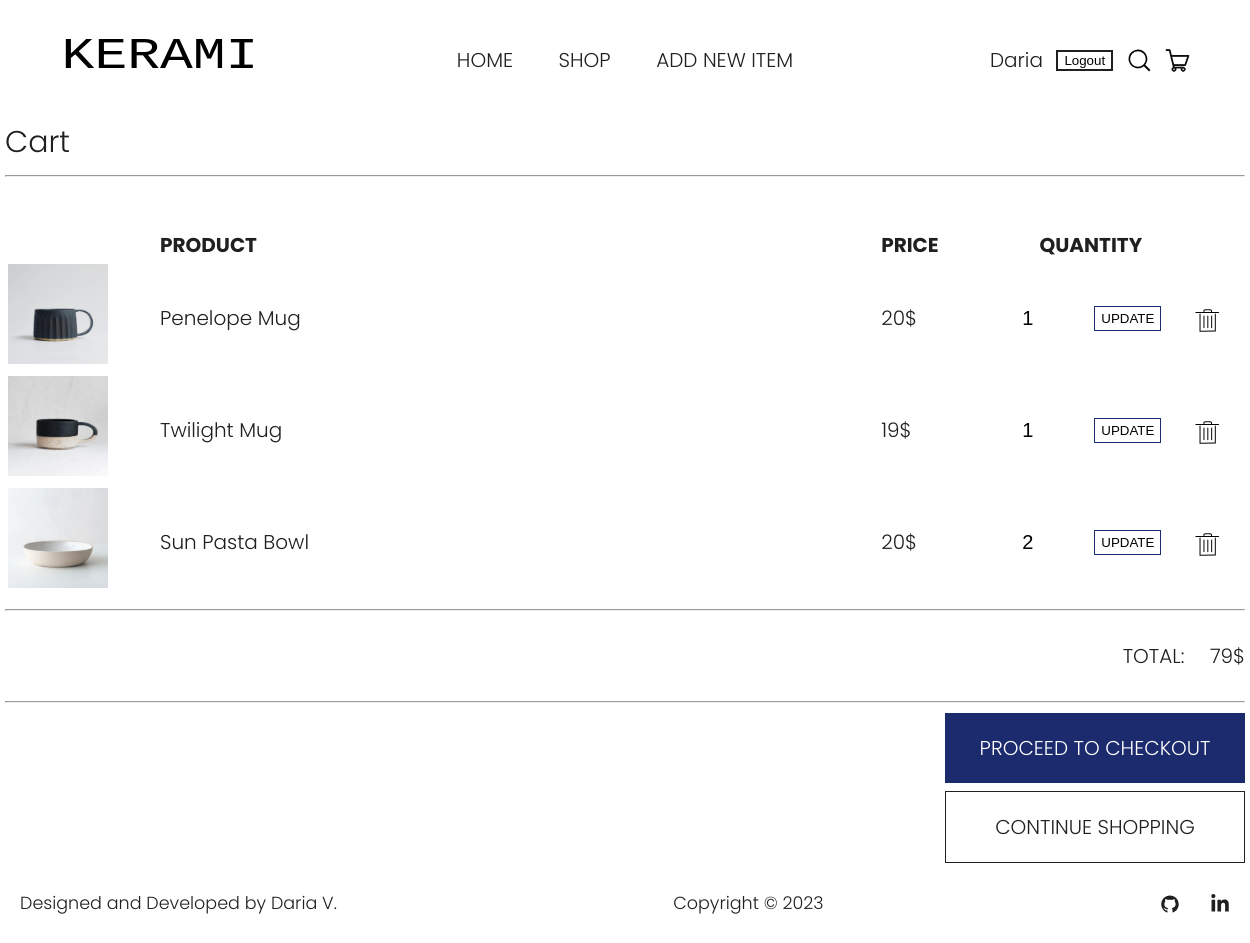
The app's page /cart/ (signed in) with its own data.
### home/models.py (models this page shows, shortened)
class Menu(models.Model):
    title = models.CharField(max_length=100)
    url = models.CharField(max_length=100)
    class Meta:
        verbose_name = 'Menu'
        verbose_name_plural = 'Menu'

### cart/models.py (models this page shows, shortened)
class Cart(models.Model):
    title = models.CharField(max_length=50)
    price = models.CharField(max_length=5)
    image = models.ImageField(upload_to='cart/images')
    quantity = models.PositiveIntegerField(default=1)
    user = models.ForeignKey(User, on_delete=models.CASCADE)

### cart/views.py (the view)
# urls.py: path('cart/', views.cart, name='cart'),
def cart(request):
    menu = Menu.objects.all()
    cart_items = Cart.objects.filter(user=request.user)
    total = cart_items.aggregate(total_price=Sum(ExpressionWrapper(
        F('price') * F('quantity'),
        output_field=DecimalField(),
    )))
    return render(request, 'cart/cart.html', {'cart_items': cart_items, 'menu': menu, 'total': total['total_price']})

### templates/cart/cart.html (shortened to what this page needs)
{% extends 'home/base.html' %}
{% load static %}
{% block css %}
<link rel="stylesheet" href="{% static 'css/cart.css' %}">
{% endblock %}
{% block content %}
<main>
    <section class="cart-page">
        <div class="cart container">
            <h1 class="cart-title">Cart</h1>
            <hr>
            <div class="items-table">
                <table class="shop-table">
                    <thead class="titles-row">
                    <tr class="table-row-titles">
                        <th class="product-thumbnail">&nbsp;</th>
                        <th class="product-name">PRODUCT</th>
                        <th class="product-price">PRICE</th>
                        <th class="product-quantity">QUANTITY</th>
                        <th class="product-remove">&nbsp;</th>
                    </tr>
                    </thead>
                    <tbody>
                    {% if cart_items %}
                    {% for item in cart_items %}
                    <tr class="table-row-titles">
                        <td class="product-thumbnail"><a href="#"><img src="{{ item.image.url }}" alt="{{ item.title }}"
                                                                       class="item-image"></a></td>
                        <td class="product-name"><a href="#">{{ item.title }}</a></td>
                        <td class="product-price"><a href="#">{{ item.price }}</a></td>
                        <td class="product-quantity"><a href="#">
                            <form method="POST" action="{% url 'update-cart' %}" class="update-quantity-form">
                                <input type="number" name="quantity" value="{{ item.quantity }}" min="1">
                                <button type="submit">UPDATE</button>
                            </form>
                        </a></td>
                        <td class="product-remove"><a href="{% url 'delete-item' item.id %}">
                        </a></td>
                    </tr>
                    {% endfor %}
                    {% endif %}
                    </tbody>
                </table>
                <hr>
                <div class="sum-total">
                    <span>TOTAL:</span>
                    <span>{{ total }}$</span>
                </div>
                <hr>
            </div>
            <div class="next-user-steps">
                <a class="checkout btn" href="{% url 'checkout' %}">PROCEED TO CHECKOUT</a>
                <a class="continue-shopping btn" href="{% url 'shop' %}">CONTINUE SHOPPING</a>
            </div>
        </div>
    </section>
</main>
{% endblock content %}

### templates/home/base.html (shortened to what this page needs)
<!DOCTYPE html>
{% load static %}
<html lang="en">
<head>
    <link rel="stylesheet" href="{% static 'css/base.css' %}">
    {% block css %}{% endblock %}
</head>
<body>
{% block header %}
<header class="header-menu">
    <div class="header container">
        <div class="logo">
            <a href="{% url 'home' %}"><img src="{% static 'home/logo_ceramics.svg' %}" alt="KERAMI"></a>
        </div>
        <nav class="menu-nav">
            {% for m in menu %}
            <a class="menu-nav-item" href="{{ m.url }}">{{ m.title }}</a>
            {% endfor %}
            {% if user.is_staff %}
            <a class="menu-nav-item" href="{% url 'additem' %}">ADD NEW ITEM</a>
            {% endif %}
        </nav>
        <div class="right-items">
            {% if user.is_authenticated %}
            <a href="#">{{ user.username }}</a>
            <form action="{% url 'logout' %}" method="post">
                <button class="logout-btn">Logout</button>
            </form>
            {% else %}
            <a href="{% url 'login' %}">LOGIN</a>
            {% endif %}
            <a class="link-svg" href="#">
            </a>
            {% if user.is_authenticated %}
            <a class="link-svg" href="{% url 'cart' %}">
                {% else %}
                <a class="link-svg" href="{% url 'login' %}">
                {% endif %}
                </a>
        </div>
    </div>
</header>
{% endblock header %}
<main>
    {% block content %}
    {% endblock content%}
</main>
<footer class="footer-nav">
    <div class="page-footer_wrapper container">
        <div class="footer-designer-name">
            <h3>Designed and Developed by Daria V.</h3>
        </div>
        <div class="footer-copyright">
            <h3>Copyright © 2023</h3>
        </div>
        <div class="footer-body">
            <ul class="footer-icons">
                <li class="social-icon">
                    <a href="https://github.com/dariavarlamovaa" target="_blank"
                       rel="noopener noreferrer">
                    </a>
                </li>
                <li class="social-icon">
                    <a href="https://www.linkedin.com/in/daria-varlamova-091537270/"
                       target="_blank" rel="noopener noreferrer">
                    </a>
                </li>
            </ul>
        </div>
    </div>
</footer>
</body>
</html>

### home/static/css/base.css (style rules this page uses)
body { font-family: 'Poppins', sans-serif; font-weight: 300; font-size: 20px; color: #211f1f; background-color: #FFFFFF; margin: 0; padding: 0; }
a { text-decoration: none; color: #211f1f; }
h1, h2, h3, p { margin: 0; font-weight: 300; }
li, ul { margin: 0; padding: 0; }
svg { vertical-align: middle; }
.container { width: 1240px; margin: 0 auto; }
main { flex: 1; }
.header { max-height: 77px; width: 100%; display: flex; align-items: center; justify-content: space-between; padding: 60px 60px; box-sizing: border-box; }
.logo img { width: 200px; height: 50px; }
.menu-nav-item { background: transparent; cursor: pointer; border: 0; margin: 20px; font-size: 20px; }
.right-items { display: flex; justify-content: space-between; min-width: 200px; align-items: center; }
.link-svg { display: flex; align-items: center; }
.footer-nav { width: 100%; padding: 20px; max-height: 80px; display: flex; align-items: center; box-sizing: border-box; }
.page-footer_wrapper { display: flex; flex-wrap: wrap; justify-content: space-between; box-sizing: border-box; padding: 30px 0; font-size: 15px; }
.footer-icons { list-style: none; display: flex; gap: 30px; padding: 0; }
.footer-designer-name, .footer-copyright, .footer-body { height: 40px; display: flex; align-items: center; }
.social-icon a { color: #FFF; }
.logout-btn { border: 2px solid #211f1f; background-color: #FFFFFF; display: flex; align-items: center; }

### cart/static/css/cart.css (style rules this page uses)
.cart-title + hr { margin-bottom: 50px; }
.shop-table { width: 100%; }
.product-thumbnail { width: 150px; box-sizing: border-box; }
.product-thumbnail img { width: 100px; height: 100px; }
.product-name, .product-price { text-align: left; }
.product-name { min-width: 400px; max-width: 500px; box-sizing: border-box; }
.update-quantity-form { display: flex; flex-direction: row; justify-content: space-evenly; }
.update-quantity-form input[type='number'] { width: 40px; font-size: 20px; font-weight: 200; border: none; }
.update-quantity-form button[type='submit'] { border: 1px solid #1C2A6EFF; background-color: #FFFFFF; }
.sum-total { padding: 20px 0; text-align: right; }
.sum-total span:nth-child(1) { padding-right: 20px; }
.next-user-steps { display: flex; flex-direction: column; align-items: end; min-height: 150px; justify-content: space-between; }
.btn { width: 300px; padding: 20px; box-sizing: border-box; cursor: pointer; text-align: center; }
.checkout { background-color: #1C2A6EFF; color: #FFFFFF; border: none; }
.continue-shopping { background-color: #FFFFFF; border: 1px solid #211f1f; }

### records on screen
Menu: title "HOME"
Menu: title "SHOP"
Cart: image (picture), title "Penelope Mug", price "20$", quantity "1"
Cart: image (picture), title "Twilight Mug", price "19$", quantity "1"
Cart: image (picture), title "Sun Pasta Bowl", price "20$", quantity "2"

### other values on screen
{{ user.username }} "Daria"
{{ total }} "79"
